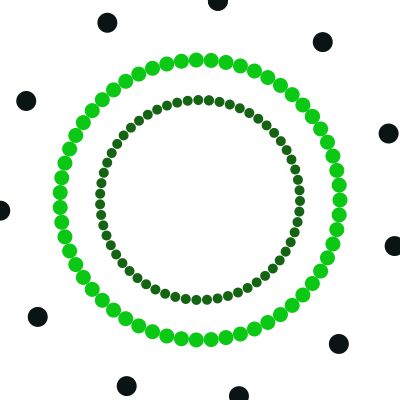
Frame 1 (no input)
Frame 60 (the mouse pressed at the canvas centre just before this capture): identical to frame 1, image omitted
Frame 120 (the mouse held since frame 60 and released just before this capture): identical to frame 1, image omitted

The Processing sketch that drew this single still picture (run headless with seeded random() and noise(); from frame 60 on, the mouse is pressed at the canvas centre):

// Processing sketch: processing_106180
// ── processing_106180.pde

float [] hourBalls = new float [12];
float [] minuteBalls = new float [60];
float [] secondBalls = new float [60];

float circleX;
float circleY;

float circleI;
float circleJ;

float circleF;
float circleE;

float radius;
float radius2;
float radius3;

float tickS;
float tickM;
float tickH;

int speed;

void setup() {

  size(400, 400);
  smooth();
  noStroke();

  radius = 100;
  radius2 = 140;
  radius3 = 200;

  circleX = 0;
  circleY = 0;

  circleI = 0;
  circleJ = 0;

  circleF = 0;
  circleE = 0;

  tickS = map(second(), 0, 59, 0, 360);
  tickM = map(minute(), 0, 59, 0, 360);
  tickH = map(hour(), 0, 11, 0, 360);
}

void draw() {

  background(255);

  map(second(), 0, 59, 0, 360);

  pushMatrix();
  translate (width/2, height/2);

  rotate(radians(tickS));


  for (int h=0; h<12; h++) {

    rotate(radians(tickH));

    int x = (int)(circleX+radius3*cos(hourBalls[h]));
    int y = (int)(circleY+radius3*sin(hourBalls[h]));

    fill(10, 20, 20);
    ellipse(x, y, 20, 20);
  }
  popMatrix();


  map(minute(), 0, 59, 0, 360);

  pushMatrix();
  translate (width/2, height/2);

  rotate(tickM*2*PI);


  for (int m=0; m<60; m++) {

    rotate(radians(tickM));

    int i = (int)(circleI+radius2*cos(minuteBalls[m]));
    int j = (int)(circleJ+radius2*sin(minuteBalls[m])); 

    fill(10, 200, 20);
    ellipse(i, j, 15, 15);
  }
  popMatrix();

  map(hour(), 0, 59, 0, 360);

  pushMatrix();
  translate (width/2, height/2);

  rotate(radians(tickH));

  for (int s=0; s<60; s++) {

  rotate(radians(tickS));

    int f = (int)(circleF+radius*cos(secondBalls[s]));
    int e = (int)(circleE+radius*sin(secondBalls[s]));

    fill(20, 100, 20);
    ellipse(f, e, 10, 10);
  }
  popMatrix();
}
